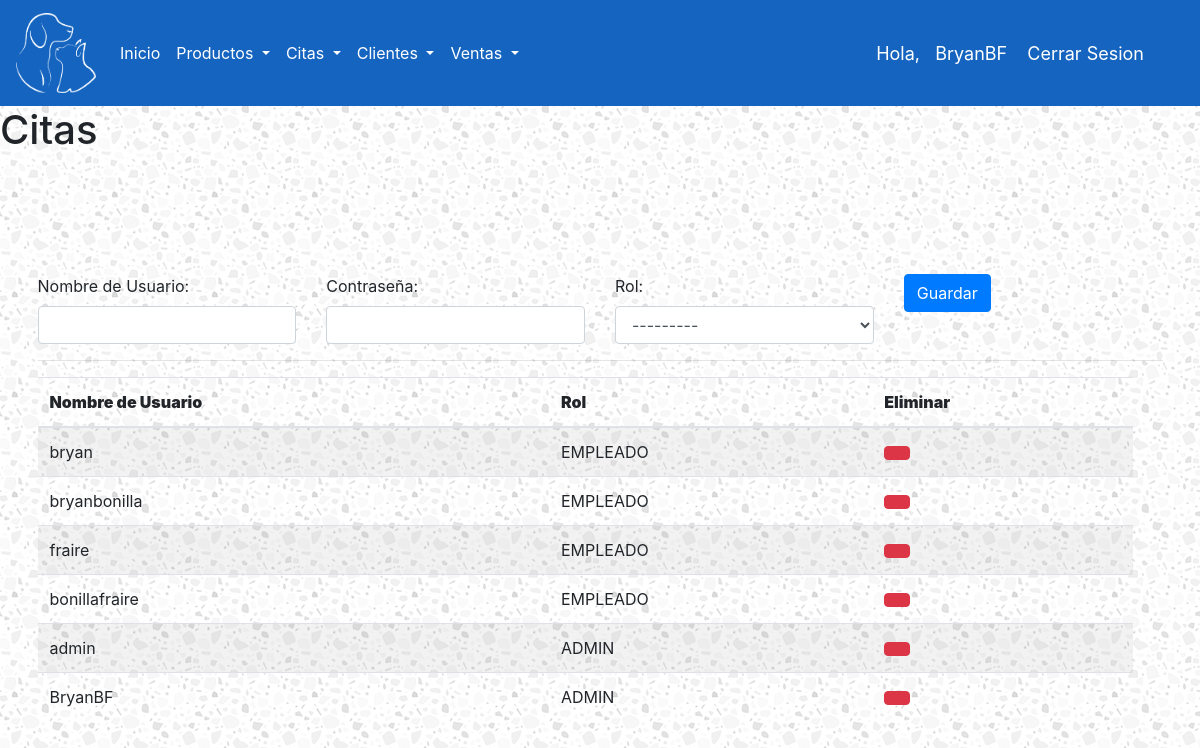
/accounts/ (signed in), run on an earlier commit of the app's database.
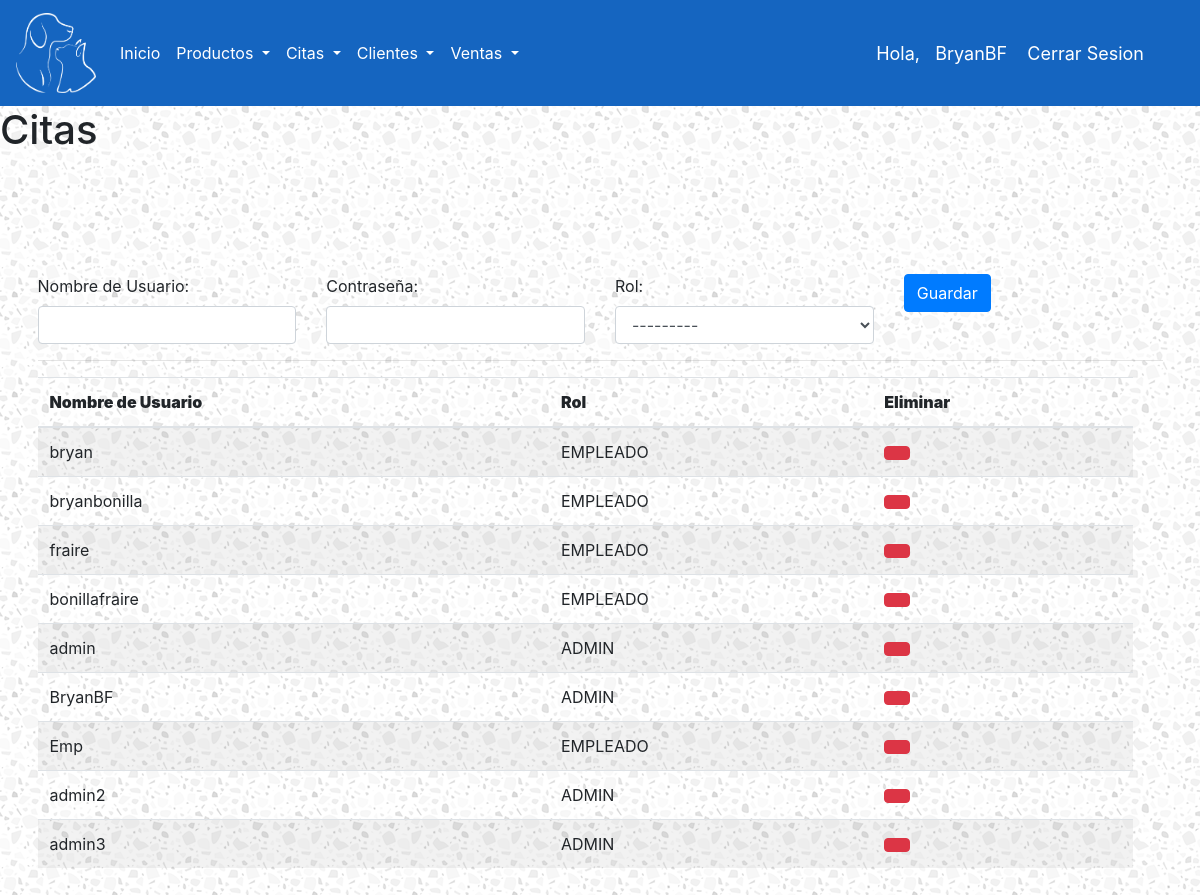
And on a later commit of the database.
### ControlDeVeterinaria/models.py (models this page shows, shortened)
class Account(AbstractBaseUser):
    ROLES = (
        ('ADMIN','ADMIN'),
        ('EMPLEADO','EMPLEADO'),
    )
    rol = models.CharField(max_length=30, choices=ROLES)
    username = models.CharField(max_length=50, unique=True)
    password = models.CharField(max_length=50)
    is_admin = models.BooleanField(default=False)
    is_staff = models.BooleanField(default=False)
    is_superuser = models.BooleanField(default=False)
    USERNAME_FIELD = 'username'
    REQUIRED_FIELDS = ['rol','password']
    objects = MyAccountManager()
    def __str__(self):
        return self.username

### ControlDeVeterinaria/views.py (the view)
# urls.py: path('accounts/', crearAccount, name="accounts"),
@login_required(login_url='login')
def crearAccount(request):
    rol = request.user.rol
    if rol == 'EMPLEADO':
        return redirect('/index/')
    form = AccountForm(request.POST)
    listaAccounts = Account.objects.all()
    if form.is_valid():
        form.save()
    context ={
        'listaAccounts':listaAccounts,
        'form':form,
    }
    return render(request, 'ControlDeVeterinaria/accounts.html', context)

### ControlDeVeterinaria/forms.py
class AccountForm(forms.ModelForm):
    class Meta:
        model = Account
        fields = ['username', 'password', 'rol']
    def __init__(self, *args, **kwargs):
        super(AccountForm, self).__init__(*args, **kwargs)
        self.fields['username'].widget.attrs['class'] = 'form-control'
        self.fields['password'].widget.attrs['class'] = 'form-control'
        self.fields['rol'].widget.attrs['class'] = 'form-control'

### ControlDeVeterinaria/templates/ControlDeVeterinaria/accounts.html (shortened to what this page needs)
{% extends 'ControlDeVeterinaria/base.html' %}
{% load static %}
{% block content %}
<h1> Citas </h1>
<br>
<form action="" method="post" class="form-horizontal" enctype="multipart/form-data">{% csrf_token %}
	<div class="row">
		<div class="col-sm-3">
			<label>Nombre de Usuario: </label>
			{{ form.username }}
		</div>
		<div class="col-sm-3">
			<label>Contraseña: </label>
			{{ form.password }}
		</div>
		<div class="col-sm-3">
			<label>Rol: </label>
			{{ form.rol }}
		</div>
		<div class="col-sm-3">
			<button class="btn btn-primary" type="submit"> Guardar </button>
		</div>
	</div>
	<hr>
	<div class="row col-sm-12">
		<table id="dvData" class="table table-striped" >
			<thead>
				<tr>
					<th >
						<strong>Nombre de Usuario</strong>
					</th>
					<th >
						<strong>Rol</strong>
					</th>
					<th >
						<strong>Eliminar</strong>
					</th>
				</tr>
			</thead>
			<tbody>
				{% for datos in listaAccounts %}
					<tr>
						<td >{{ datos.username }}</td>
						<td >{{ datos.rol }}</td>
						<td >
							<a href="{% url 'borrar-account' datos.id %}" class="btn btn-default btn-danger"></a>
						</td>
					</tr>
				{% endfor %}
			</tbody>
		</table>
	</div>
</form>
{% endblock %}

### ControlDeVeterinaria/templates/ControlDeVeterinaria/base.html (shortened to what this page needs)
<!DOCTYPE html>
{% load static %}
<html>
<head>
	<link rel="stylesheet" href="https://cdn.jsdelivr.net/npm/bootstrap@4.5.3/dist/css/bootstrap.min.css">
<link rel="stylesheet" href="{% static "CDV/css/1.css" %}">
</head>
<body>
	<header>
		<nav class="navbar navbar-expand-lg">
      <a class="navbar-brand text-white" href="{% url 'index' %}" ><img src="{% static "CDV/images/Logo.png" %}" class="imglogo"></a>
      <div class="collapse navbar-collapse" id="navbarSupportedContent">
        <ul class="navbar-nav mr-auto">
          <li class="nav-item active">
            <a class="nav-link text-white" href={% url 'index' %} >Inicio <span class="sr-only">(current)</span></a>
          </li>
          <li class="nav-item dropdown">
            <a class="nav-link dropdown-toggle text-white" href="#" id="navbarDropdown" role="button" data-toggle="dropdown" aria-haspopup="true" aria-expanded="false">
              Productos
            </a>
          </li>
          <li class="nav-item dropdown">
            <a class="nav-link dropdown-toggle text-white" href="#" id="navbarDropdown" role="button" data-toggle="dropdown" aria-haspopup="true" aria-expanded="false">
              Citas
            </a>
          </li>
          <li class="nav-item dropdown">
            <a class="nav-link dropdown-toggle text-white" href="#" id="navbarDropdown" role="button" data-toggle="dropdown" aria-haspopup="true" aria-expanded="false">
              Clientes
            </a>
          </li>
          <li class="nav-item dropdown">
            <a class="nav-link dropdown-toggle text-white" href="#" id="navbarDropdown" role="button" data-toggle="dropdown" aria-haspopup="true" aria-expanded="false">
              Ventas
            </a>
          </li>
        </ul>
      </div>
      <span class = "hello-msg">Hola, &nbsp {{request.user}} </span>
      <span class = "hello-msg"><a href="{% url 'logout' %}">Cerrar Sesion</a></span>
    </nav>
	</header>
{% block content %}
{% endblock %}
</body>
</html>

What changed in the data, as far as the page shows it:
added Account: username "Emp", rol "EMPLEADO"
added Account: username "admin2", rol "ADMIN"
added Account: username "admin3", rol "ADMIN"
